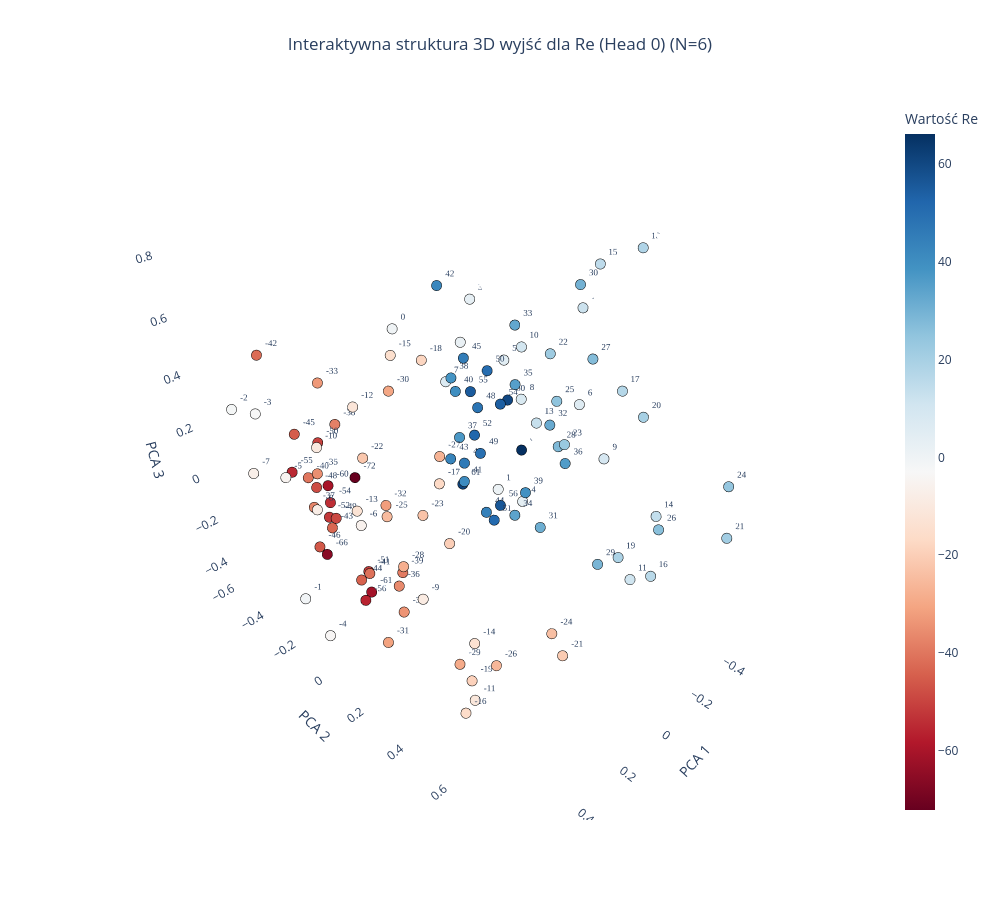
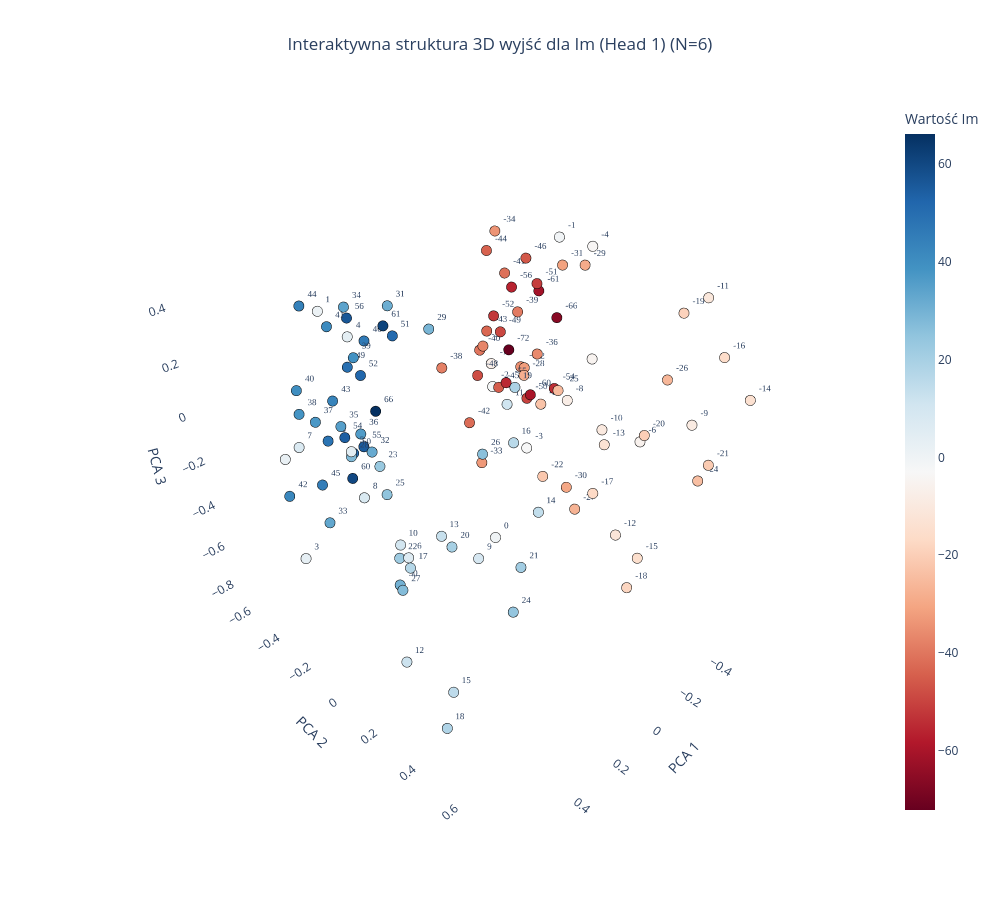

Here is the notebook cell these charts were saved with, in order:
### Code cell
plot_output_head_plotly_3d(model, N=N, head_idx=0)

plot_output_head_plotly_3d(model, N=N, head_idx=1)

### Figure 1 — Plotly figure (JSON) as saved in the notebook; plotly's stock layout.template omitted (floating-point values rounded to 4 significant figures)
{"data": [{"hoverinfo": "text", "hovertext": ["Token ID: 0<br>Wartość algebraiczna: -72", "Token ID: 6<br>Wartość algebraiczna: -66", "Token ID: 11<br>Wartość algebraiczna: -61", "Token ID: 12<br>Wartość algebraiczna: -60", "Token ID: 16<br>Wartość algebraiczna: -56", "Token ID: 17<br>Wartość algebraiczna: -55", "Token ID: 18<br>Wartość algebraiczna: -54", "Token ID: 20<br>Wartość algebraiczna: -52", "Token ID: 21<br>Wartość algebraiczna: -51", "Token ID: 22<br>Wartość algebraiczna: -50", "Token ID: 23<br>Wartość algebraiczna: -49", "Token ID: 24<br>Wartość algebraiczna: -48", "Token ID: 26<br>Wartość algebraiczna: -46", "Token ID: 27<br>Wartość algebraiczna: -45", "Token ID: 28<br>Wartość algebraiczna: -44", "Token ID: 29<br>Wartość algebraiczna: -43", "Token ID: 30<br>Wartość algebraiczna: -42", "Token ID: 31<br>Wartość algebraiczna: -41", "Token ID: 32<br>Wartość algebraiczna: -40", "Token ID: 33<br>Wartość algebraiczna: -39", "Token ID: 34<br>Wartość algebraiczna: -38", "Token ID: 35<br>Wartość algebraiczna: -37", "Token ID: 36<br>Wartość algebraiczna: -36", "Token ID: 37<br>Wartość algebraiczna: -35", "Token ID: 38<br>Wartość algebraiczna: -34", "Token ID: 39<br>Wartość algebraiczna: -33", "Token ID: 40<br>Wartość algebraiczna: -32", "Token ID: 41<br>Wartość algebraiczna: -31", "Token ID: 42<br>Wartość algebraiczna: -30", "Token ID: 43<br>Wartość algebraiczna: -29", "Token ID: 44<br>Wartość algebraiczna: -28", "Token ID: 45<br>Wartość algebraiczna: -27", "Token ID: 46<br>Wartość algebraiczna: -26", "Token ID: 47<br>Wartość algebraiczna: -25", "Token ID: 48<br>Wartość algebraiczna: -24", "Token ID: 49<br>Wartość algebraiczna: -23", "Token ID: 50<br>Wartość algebraiczna: -22", "Token ID: 51<br>Wartość algebraiczna: -21", "Token ID: 52<br>Wartość algebraiczna: -20", "Token ID: 53<br>Wartość algebraiczna: -19", "Token ID: 54<br>Wartość algebraiczna: -18", "Token ID: 55<br>Wartość algebraiczna: -17", "Token ID: 56<br>Wartość algebraiczna: -16", "Token ID: 57<br>Wartość algebraiczna: -15", "Token ID: 58<br>Wartość algebraiczna: -14", "Token ID: 59<br>Wartość algebraiczna: -13", "Token ID: 60<br>Wartość algebraiczna: -12", "Token ID: 61<br>Wartość algebraiczna: -11", "Token ID: 62<br>Wartość algebraiczna: -10", "Token ID: 63<br>Wartość algebraiczna: -9", "Token ID: 64<br>Wartość algebraiczna: -8", "Token ID: 65<br>Wartość algebraiczna: -7", "Token ID: 66<br>Wartość algebraiczna: -6", "Token ID: 67<br>Wartość algebraiczna: -5", "Token ID: 68<br>Wartość algebraiczna: -4", "Token ID: 69<br>Wartość algebraiczna: -3", "Token ID: 70<br>Wartość algebraiczna: -2", "Token ID: 71<br>Wartość algebraiczna: -1", "Token ID: 72<br>Wartość algebraiczna: 0", "Token ID: 73<br>Wartość algebraiczna: 1", "Token ID: 74<br>Wartość algebraiczna: 2", "Token ID: 75<br>Wartość algebraiczna: 3", "Token ID: 76<br>Wartość algebraiczna: 4", "Token ID: 77<br>Wartość algebraiczna: 5", "Token ID: 78<br>Wartość algebraiczna: 6", "Token ID: 79<br>Wartość algebraiczna: 7", "Token ID: 80<br>Wartość algebraiczna: 8", "Token ID: 81<br>Wartość algebraiczna: 9", "Token ID: 82<br>Wartość algebraiczna: 10", "Token ID: 83<br>Wartość algebraiczna: 11", "Token ID: 84<br>Wartość algebraiczna: 12", "Token ID: 85<br>Wartość algebraiczna: 13", "Token ID: 86<br>Wartość algebraiczna: 14", "Token ID: 87<br>Wartość algebraiczna: 15", "Token ID: 88<br>Wartość algebraiczna: 16", "Token ID: 89<br>Wartość algebraiczna: 17", "Token ID: 90<br>Wartość algebraiczna: 18", "Token ID: 91<br>Wartość algebraiczna: 19", "Token ID: 92<br>Wartość algebraiczna: 20", "Token ID: 93<br>Wartość algebraiczna: 21", "Token ID: 94<br>Wartość algebraiczna: 22", "Token ID: 95<br>Wartość algebraiczna: 23", "Token ID: 96<br>Wartość algebraiczna: 24", "Token ID: 97<br>Wartość algebraiczna: 25", "Token ID: 98<br>Wartość algebraiczna: 26", "Token ID: 99<br>Wartość algebraiczna: 27", "Token ID: 100<br>Wartość algebraiczna: 28", "Token ID: 101<br>Wartość algebraiczna: 29", "Token ID: 102<br>Wartość algebraiczna: 30", "Token ID: 103<br>Wartość algebraiczna: 31", "Token ID: 104<br>Wartość algebraiczna: 32", "Token ID: 105<br>Wartość algebraiczna: 33", "Token ID: 106<br>Wartość algebraiczna: 34", "Token ID: 107<br>Wartość algebraiczna: 35", "Token ID: 108<br>Wartość algebraiczna: 36", "Token ID: 109<br>Wartość algebraiczna: 37", "Token ID: 110<br>Wartość algebraiczna: 38", "Token ID: 111<br>Wartość algebraiczna: 39", "Token ID: 112<br>Wartość algebraiczna: 40", "Token ID: 113<br>Wartość algebraiczna: 41", "Token ID: 114<br>Wartość algebraiczna: 42", "Token ID: 115<br>Wartość algebraiczna: 43", "Token ID: 116<br>Wartość algebraiczna: 44", "Token ID: 117<br>Wartość algebraiczna: 45", "Token ID: 118<br>Wartość algebraiczna: 46", "Token ID: 120<br>Wartość algebraiczna: 48", "Token ID: 121<br>Wartość algebraiczna: 49", "Token ID: 122<br>Wartość algebraiczna: 50", "Token ID: 123<br>Wartość algebraiczna: 51", "Token ID: 124<br>Wartość algebraiczna: 52", "Token ID: 126<br>Wartość algebraiczna: 54", "Token ID: 127<br>Wartość algebraiczna: 55", "Token ID: 128<br>Wartość algebraiczna: 56", "Token ID: 132<br>Wartość algebraiczna: 60", "Token ID: 133<br>Wartość algebraiczna: 61", "Token ID: 138<br>Wartość algebraiczna: 66"], "marker": {"color": [-72, -66, -61, -60, -56, -55, -54, -52, -51, -50, -49, -48, -46, -45, -44, -43, -42, -41, -40, -39, -38, -37, -36, -35, -34, -33, -32, -31, -30, -29, -28, -27, -26, -25, -24, -23, -22, -21, -20, -19, -18, -17, -16, -15, -14, -13, -12, -11, -10, -9, -8, -7, -6, -5, -4, -3, -2, -1, 0, 1, 2, 3, 4, 5, 6, 7, 8, 9, 10, 11, 12, 13, 14, 15, 16, 17, 18, 19, 20, 21, 22, 23, 24, 25, 26, 27, 28, 29, 30, 31, 32, 33, 34, 35, 36, 37, 38, 39, 40, 41, 42, 43, 44, 45, 46, 48, 49, 50, 51, 52, 54, 55, 56, 60, 61, 66], "colorbar": {"title": {"text": "Wartość Re"}}, "colorscale": [[0, "rgb(103,0,31)"], [0.1, "rgb(178,24,43)"], [0.2, "rgb(214,96,77)"], [0.3, "rgb(244,165,130)"], [0.4, "rgb(253,219,199)"], [0.5, "rgb(247,247,247)"], [0.6, "rgb(209,229,240)"], [0.7, "rgb(146,197,222)"], [0.8, "rgb(67,147,195)"], [0.9, "rgb(33,102,172)"], [1, "rgb(5,48,97)"]], "line": {"color": "Black", "width": 1}, "showscale": true, "size": 6}, "mode": "markers+text", "text": ["-72", "-66", "-61", "-60", "-56", "-55", "-54", "-52", "-51", "-50", "-49", "-48", "-46", "-45", "-44", "-43", "-42", "-41", "-40", "-39", "-38", "-37", "-36", "-35", "-34", "-33", "-32", "-31", "-30", "-29", "-28", "-27", "-26", "-25", "-24", "-23", "-22", "-21", "-20", "-19", "-18", "-17", "-16", "-15", "-14", "-13", "-12", "-11", "-10", "-9", "-8", "-7", "-6", "-5", "-4", "-3", "-2", "-1", "0", "1", "2", "3", "4", "5", "6", "7", "8", "9", "10", "11", "12", "13", "14", "15", "16", "17", "18", "19", "20", "21", "22", "23", "24", "25", "26", "27", "28", "29", "30", "31", "32", "33", "34", "35", "36", "37", "38", "39", "40", "41", "42", "43", "44", "45", "46", "48", "49", "50", "51", "52", "54", "55", "56", "60", "61", "66"], "textfont": {"family": "Arial Black", "size": 9}, "textposition": "top right", "type": "scatter3d", "x": [0.225, 0.4691, 0.329, 0.4078, 0.3645, 0.4206, 0.3855, 0.3253, 0.3039, 0.3818, 0.3286, 0.3936, 0.3848, 0.4057, 0.2939, 0.265, 0.3688, 0.3399, 0.3676, 0.2577, 0.2685, 0.3786, 0.4109, 0.3917, 0.3071, 0.3599, 0.3419, 0.4134, 0.4149, 0.3338, 0.3682, 0.3159, 0.3984, 0.4079, 0.4071, 0.2849, 0.4077, 0.3918, 0.4615, 0.3744, 0.4506, 0.3493, 0.4573, 0.413, 0.4458, 0.449, 0.4841, 0.4031, 0.4799, 0.4938, 0.5378, 0.4867, 0.5219, 0.5423, 0.547, 0.5442, 0.5032, 0.5422, 0.05114, -0.4539, -0.5052, -0.4903, -0.4558, -0.4726, -0.4549, -0.4537, -0.4719, -0.4434, -0.4271, -0.3828, -0.5008, -0.3718, -0.4143, -0.4754, -0.4185, -0.4611, -0.4966, -0.4018, -0.4223, -0.3811, -0.4399, -0.3516, -0.4719, -0.4106, -0.4356, -0.4229, -0.4428, -0.3633, -0.4286, -0.4085, -0.4279, -0.4403, -0.3367, -0.4312, -0.4346, -0.3224, -0.3521, -0.3572, -0.3833, -0.2771, -0.4085, -0.2843, -0.3649, -0.3546, -0.3395, -0.3763, -0.3721, -0.3662, -0.2908, -0.391, -0.3676, -0.4218, -0.3338, -0.4292, -0.2699, -0.4942], "y": [-0.2744, -0.1288, -0.0949, -0.1678, -0.08485, -0.3579, -0.2008, -0.3131, -0.1354, -0.2368, -0.2655, -0.2607, -0.3064, -0.333, -0.2003, -0.3963, -0.5607, -0.07952, -0.3475, 0.0007865, -0.2968, -0.3173, 0.1726, -0.2481, 0.05589, -0.2294, 0.04604, 0.09305, 0.1926, 0.3649, 0.1474, 0.2782, 0.59, 0.1339, 0.7937, 0.1563, 0.03711, 0.8225, 0.4696, 0.4624, 0.3738, 0.3108, 0.5195, 0.208, 0.5478, 0.04025, 0.12, 0.5053, -0.09167, 0.3861, -0.04059, -0.5028, 0.1579, -0.1903, -0.05209, -0.3098, -0.5418, -0.1872, -0.2299, -0.2221, -0.494, -0.4226, -0.08444, -0.2204, 0.1678, -0.5304, -0.1249, 0.3043, -0.09171, 0.5146, 0.1163, 0.04296, 0.564, 0.1922, 0.5761, 0.339, 0.3327, 0.4403, 0.4581, 0.846, 0.03397, 0.1942, 0.7743, 0.1001, 0.5691, 0.2336, 0.09359, 0.3796, 0.1549, 0.05562, 0.05985, -0.139, -0.01772, -0.1216, 0.1383, -0.3139, -0.3886, 0.01548, -0.3979, -0.2415, -0.5184, -0.3274, -0.2031, -0.3199, -0.3053, -0.2655, -0.2457, -0.205, -0.08648, -0.2982, -0.1358, -0.3518, -0.09422, -0.1562, -0.2434, -0.1342], "z": [-0.04342, -0.1589, -0.4039, 0.07489, -0.4131, 0.03765, -0.02562, -0.1873, -0.3477, 0.1979, -0.1632, 0.01042, -0.2868, 0.1971, -0.4385, -0.321, 0.3889, -0.2974, -0.007543, -0.2942, 0.1893, -0.1148, -0.1401, 0.07297, -0.412, 0.4147, 0.07557, -0.4557, 0.586, -0.412, -0.1013, 0.3661, -0.1867, 0.1181, 0.1057, 0.06559, 0.2865, 0.03277, 0.2484, -0.3786, 0.7634, 0.3049, -0.4114, 0.6988, -0.08935, 0.11, 0.5347, -0.4099, 0.2971, 0.007282, 0.1195, -0.008195, 0.1642, 0.1658, -0.431, 0.3479, 0.2433, -0.3535, 0.4907, -0.4316, 0.1394, 0.3558, -0.4208, 0.1765, 0.1546, -0.03764, 0.04398, -0.007345, 0.2976, -0.4111, 0.4963, 0.05764, -0.105, 0.683, -0.3778, 0.2793, 0.7703, -0.3629, 0.2465, -0.01345, 0.3127, 0.04509, 0.1039, 0.1582, -0.1744, 0.3754, -0.05649, -0.4106, 0.6153, -0.4492, 0.0309, 0.3635, -0.3875, 0.1265, -0.1071, -0.1509, 0.0791, -0.2684, 0.001011, -0.3075, 0.4073, -0.2431, -0.4935, 0.192, -0.2808, -0.01377, -0.2189, 0.1787, -0.4255, -0.1645, 0.06259, 0.003335, -0.3791, 0.04524, -0.3176, -0.208]}], "layout": {"height": 900, "scene": {"xaxis": {"backgroundcolor": "white", "gridcolor": "rgba(200,200,200,0.2)", "title": {"text": "PCA 1"}}, "yaxis": {"backgroundcolor": "white", "gridcolor": "rgba(200,200,200,0.2)", "title": {"text": "PCA 2"}}, "zaxis": {"backgroundcolor": "white", "gridcolor": "rgba(200,200,200,0.2)", "title": {"text": "PCA 3"}}}, "showlegend": false, "title": {"text": "Interaktywna struktura 3D wyjść dla Re (Head 0) (N=6)", "x": 0.5, "xanchor": "center"}, "width": 1000}}

### Figure 2 — Plotly figure (JSON) as saved in the notebook; plotly's stock layout.template omitted (floating-point values rounded to 4 significant figures)
{"data": [{"hoverinfo": "text", "hovertext": ["Token ID: 0<br>Wartość algebraiczna: -72", "Token ID: 6<br>Wartość algebraiczna: -66", "Token ID: 11<br>Wartość algebraiczna: -61", "Token ID: 12<br>Wartość algebraiczna: -60", "Token ID: 16<br>Wartość algebraiczna: -56", "Token ID: 17<br>Wartość algebraiczna: -55", "Token ID: 18<br>Wartość algebraiczna: -54", "Token ID: 20<br>Wartość algebraiczna: -52", "Token ID: 21<br>Wartość algebraiczna: -51", "Token ID: 22<br>Wartość algebraiczna: -50", "Token ID: 23<br>Wartość algebraiczna: -49", "Token ID: 24<br>Wartość algebraiczna: -48", "Token ID: 26<br>Wartość algebraiczna: -46", "Token ID: 27<br>Wartość algebraiczna: -45", "Token ID: 28<br>Wartość algebraiczna: -44", "Token ID: 29<br>Wartość algebraiczna: -43", "Token ID: 30<br>Wartość algebraiczna: -42", "Token ID: 31<br>Wartość algebraiczna: -41", "Token ID: 32<br>Wartość algebraiczna: -40", "Token ID: 33<br>Wartość algebraiczna: -39", "Token ID: 34<br>Wartość algebraiczna: -38", "Token ID: 35<br>Wartość algebraiczna: -37", "Token ID: 36<br>Wartość algebraiczna: -36", "Token ID: 37<br>Wartość algebraiczna: -35", "Token ID: 38<br>Wartość algebraiczna: -34", "Token ID: 39<br>Wartość algebraiczna: -33", "Token ID: 40<br>Wartość algebraiczna: -32", "Token ID: 41<br>Wartość algebraiczna: -31", "Token ID: 42<br>Wartość algebraiczna: -30", "Token ID: 43<br>Wartość algebraiczna: -29", "Token ID: 44<br>Wartość algebraiczna: -28", "Token ID: 45<br>Wartość algebraiczna: -27", "Token ID: 46<br>Wartość algebraiczna: -26", "Token ID: 47<br>Wartość algebraiczna: -25", "Token ID: 48<br>Wartość algebraiczna: -24", "Token ID: 49<br>Wartość algebraiczna: -23", "Token ID: 50<br>Wartość algebraiczna: -22", "Token ID: 51<br>Wartość algebraiczna: -21", "Token ID: 52<br>Wartość algebraiczna: -20", "Token ID: 53<br>Wartość algebraiczna: -19", "Token ID: 54<br>Wartość algebraiczna: -18", "Token ID: 55<br>Wartość algebraiczna: -17", "Token ID: 56<br>Wartość algebraiczna: -16", "Token ID: 57<br>Wartość algebraiczna: -15", "Token ID: 58<br>Wartość algebraiczna: -14", "Token ID: 59<br>Wartość algebraiczna: -13", "Token ID: 60<br>Wartość algebraiczna: -12", "Token ID: 61<br>Wartość algebraiczna: -11", "Token ID: 62<br>Wartość algebraiczna: -10", "Token ID: 63<br>Wartość algebraiczna: -9", "Token ID: 64<br>Wartość algebraiczna: -8", "Token ID: 65<br>Wartość algebraiczna: -7", "Token ID: 66<br>Wartość algebraiczna: -6", "Token ID: 67<br>Wartość algebraiczna: -5", "Token ID: 68<br>Wartość algebraiczna: -4", "Token ID: 69<br>Wartość algebraiczna: -3", "Token ID: 70<br>Wartość algebraiczna: -2", "Token ID: 71<br>Wartość algebraiczna: -1", "Token ID: 72<br>Wartość algebraiczna: 0", "Token ID: 73<br>Wartość algebraiczna: 1", "Token ID: 74<br>Wartość algebraiczna: 2", "Token ID: 75<br>Wartość algebraiczna: 3", "Token ID: 76<br>Wartość algebraiczna: 4", "Token ID: 77<br>Wartość algebraiczna: 5", "Token ID: 78<br>Wartość algebraiczna: 6", "Token ID: 79<br>Wartość algebraiczna: 7", "Token ID: 80<br>Wartość algebraiczna: 8", "Token ID: 81<br>Wartość algebraiczna: 9", "Token ID: 82<br>Wartość algebraiczna: 10", "Token ID: 83<br>Wartość algebraiczna: 11", "Token ID: 84<br>Wartość algebraiczna: 12", "Token ID: 85<br>Wartość algebraiczna: 13", "Token ID: 86<br>Wartość algebraiczna: 14", "Token ID: 87<br>Wartość algebraiczna: 15", "Token ID: 88<br>Wartość algebraiczna: 16", "Token ID: 89<br>Wartość algebraiczna: 17", "Token ID: 90<br>Wartość algebraiczna: 18", "Token ID: 91<br>Wartość algebraiczna: 19", "Token ID: 92<br>Wartość algebraiczna: 20", "Token ID: 93<br>Wartość algebraiczna: 21", "Token ID: 94<br>Wartość algebraiczna: 22", "Token ID: 95<br>Wartość algebraiczna: 23", "Token ID: 96<br>Wartość algebraiczna: 24", "Token ID: 97<br>Wartość algebraiczna: 25", "Token ID: 98<br>Wartość algebraiczna: 26", "Token ID: 99<br>Wartość algebraiczna: 27", "Token ID: 100<br>Wartość algebraiczna: 28", "Token ID: 101<br>Wartość algebraiczna: 29", "Token ID: 102<br>Wartość algebraiczna: 30", "Token ID: 103<br>Wartość algebraiczna: 31", "Token ID: 104<br>Wartość algebraiczna: 32", "Token ID: 105<br>Wartość algebraiczna: 33", "Token ID: 106<br>Wartość algebraiczna: 34", "Token ID: 107<br>Wartość algebraiczna: 35", "Token ID: 108<br>Wartość algebraiczna: 36", "Token ID: 109<br>Wartość algebraiczna: 37", "Token ID: 110<br>Wartość algebraiczna: 38", "Token ID: 111<br>Wartość algebraiczna: 39", "Token ID: 112<br>Wartość algebraiczna: 40", "Token ID: 113<br>Wartość algebraiczna: 41", "Token ID: 114<br>Wartość algebraiczna: 42", "Token ID: 115<br>Wartość algebraiczna: 43", "Token ID: 116<br>Wartość algebraiczna: 44", "Token ID: 117<br>Wartość algebraiczna: 45", "Token ID: 118<br>Wartość algebraiczna: 46", "Token ID: 120<br>Wartość algebraiczna: 48", "Token ID: 121<br>Wartość algebraiczna: 49", "Token ID: 122<br>Wartość algebraiczna: 50", "Token ID: 123<br>Wartość algebraiczna: 51", "Token ID: 124<br>Wartość algebraiczna: 52", "Token ID: 126<br>Wartość algebraiczna: 54", "Token ID: 127<br>Wartość algebraiczna: 55", "Token ID: 128<br>Wartość algebraiczna: 56", "Token ID: 132<br>Wartość algebraiczna: 60", "Token ID: 133<br>Wartość algebraiczna: 61", "Token ID: 138<br>Wartość algebraiczna: 66"], "marker": {"color": [-72, -66, -61, -60, -56, -55, -54, -52, -51, -50, -49, -48, -46, -45, -44, -43, -42, -41, -40, -39, -38, -37, -36, -35, -34, -33, -32, -31, -30, -29, -28, -27, -26, -25, -24, -23, -22, -21, -20, -19, -18, -17, -16, -15, -14, -13, -12, -11, -10, -9, -8, -7, -6, -5, -4, -3, -2, -1, 0, 1, 2, 3, 4, 5, 6, 7, 8, 9, 10, 11, 12, 13, 14, 15, 16, 17, 18, 19, 20, 21, 22, 23, 24, 25, 26, 27, 28, 29, 30, 31, 32, 33, 34, 35, 36, 37, 38, 39, 40, 41, 42, 43, 44, 45, 46, 48, 49, 50, 51, 52, 54, 55, 56, 60, 61, 66], "colorbar": {"title": {"text": "Wartość Im"}}, "colorscale": [[0, "rgb(103,0,31)"], [0.1, "rgb(178,24,43)"], [0.2, "rgb(214,96,77)"], [0.3, "rgb(244,165,130)"], [0.4, "rgb(253,219,199)"], [0.5, "rgb(247,247,247)"], [0.6, "rgb(209,229,240)"], [0.7, "rgb(146,197,222)"], [0.8, "rgb(67,147,195)"], [0.9, "rgb(33,102,172)"], [1, "rgb(5,48,97)"]], "line": {"color": "Black", "width": 1}, "showscale": true, "size": 6}, "mode": "markers+text", "text": ["-72", "-66", "-61", "-60", "-56", "-55", "-54", "-52", "-51", "-50", "-49", "-48", "-46", "-45", "-44", "-43", "-42", "-41", "-40", "-39", "-38", "-37", "-36", "-35", "-34", "-33", "-32", "-31", "-30", "-29", "-28", "-27", "-26", "-25", "-24", "-23", "-22", "-21", "-20", "-19", "-18", "-17", "-16", "-15", "-14", "-13", "-12", "-11", "-10", "-9", "-8", "-7", "-6", "-5", "-4", "-3", "-2", "-1", "0", "1", "2", "3", "4", "5", "6", "7", "8", "9", "10", "11", "12", "13", "14", "15", "16", "17", "18", "19", "20", "21", "22", "23", "24", "25", "26", "27", "28", "29", "30", "31", "32", "33", "34", "35", "36", "37", "38", "39", "40", "41", "42", "43", "44", "45", "46", "48", "49", "50", "51", "52", "54", "55", "56", "60", "61", "66"], "textfont": {"family": "Arial Black", "size": 9}, "textposition": "top right", "type": "scatter3d", "x": [-0.3108, -0.4804, -0.4015, -0.4263, -0.3766, -0.3307, -0.4101, -0.3856, -0.364, -0.4502, -0.3101, -0.3403, -0.4862, -0.38, -0.3869, -0.4236, -0.431, -0.4565, -0.4165, -0.3922, -0.3834, -0.4048, -0.3986, -0.4401, -0.3866, -0.3795, -0.4438, -0.4291, -0.3869, -0.3963, -0.3832, -0.3472, -0.433, -0.4123, -0.3805, -0.3649, -0.375, -0.3141, -0.4346, -0.3354, -0.4397, -0.342, -0.4198, -0.369, -0.4366, -0.3721, -0.4202, -0.3805, -0.4289, -0.3943, -0.4879, -0.4031, -0.4498, -0.542, -0.4741, -0.4723, -0.4943, -0.4692, 0.04153, 0.5097, 0.483, 0.5995, 0.5682, 0.5092, 0.5947, 0.4939, 0.4682, 0.5531, 0.4842, 0.3781, 0.5874, 0.3901, 0.4568, 0.5565, 0.4576, 0.442, 0.5212, 0.3717, 0.4721, 0.4454, 0.3866, 0.3446, 0.5036, 0.462, 0.3762, 0.4449, 0.4131, 0.3313, 0.4416, 0.3219, 0.332, 0.3861, 0.3435, 0.3829, 0.4088, 0.3924, 0.2828, 0.3262, 0.3641, 0.3643, 0.4206, 0.3207, 0.3809, 0.4812, 0.2582, 0.3682, 0.3154, 0.3187, 0.3132, 0.2656, 0.4214, 0.3271, 0.3021, 0.4336, 0.2952, 0.3694], "y": [-0.1384, -0.05989, -0.08406, -0.1261, -0.1926, -0.1669, 0.004728, -0.2894, -0.06147, -0.1643, -0.1815, -0.3302, -0.2259, -0.2523, -0.33, -0.3625, -0.4708, -0.303, -0.3945, -0.1738, -0.5858, -0.3646, -0.07606, -0.193, -0.2884, -0.3443, -0.1781, -0.005539, 0.1125, 0.1166, -0.1243, 0.1913, 0.4632, 0.02133, 0.6626, -0.01905, 0.0003193, 0.7236, 0.402, 0.5451, 0.4097, 0.2726, 0.6571, 0.482, 0.7588, 0.281, 0.3411, 0.5925, 0.2243, 0.6, 0.008306, -0.3166, 0.3781, 0.06868, 0.08276, -0.1747, -0.3958, -0.05927, 0.1436, -0.111, -0.4603, -0.222, 0.1016, -0.018, 0.3316, -0.3388, -0.03119, 0.5709, 0.1584, 0.4986, 0.2804, 0.2452, 0.6865, 0.4643, 0.5971, 0.1479, 0.3894, 0.5182, 0.3809, 0.6252, 0.02446, -0.1005, 0.6546, 0.08047, 0.4094, 0.1038, -0.1582, 0.1547, 0.08699, -0.03322, -0.1537, -0.379, -0.219, -0.2444, -0.101, -0.3797, -0.6579, -0.2174, -0.5195, -0.2904, -0.5799, -0.3684, -0.4064, -0.2458, -0.2452, -0.353, -0.2702, -0.2787, -0.02995, -0.2708, -0.1724, -0.2038, -0.2669, -0.1345, -0.09444, -0.0662], "z": [0.08722, 0.1851, 0.3077, -0.1477, 0.2958, -0.07125, -0.05798, 0.1459, 0.354, -0.1899, 0.145, -0.1094, 0.3642, -0.1474, 0.3918, 0.0429, -0.4358, 0.292, -0.05045, 0.1992, -0.1938, -0.0167, 0.06028, -0.05559, 0.4762, -0.5569, -0.05578, 0.4191, -0.4485, 0.4645, -0.04314, -0.4906, 0.1561, -0.06072, -0.1256, -0.1169, -0.448, 0.002896, -0.09286, 0.4578, -0.8185, -0.3676, 0.3191, -0.5725, 0.2035, -0.1602, -0.5747, 0.508, -0.149, 0.05943, -0.1419, -0.07574, -0.1383, 0.04006, 0.4981, -0.4437, -0.2509, 0.4932, -0.4284, 0.5277, -0.1679, -0.4075, 0.5465, 0.09475, -0.05852, -0.05263, -0.1111, 0.06323, -0.1841, 0.4303, -0.5387, -0.1528, 0.2299, -0.5545, 0.3974, -0.3142, -0.8314, 0.4858, -0.06304, -0.002255, -0.3848, -0.0855, -0.1089, -0.04108, 0.2309, -0.4406, -0.04064, 0.5036, -0.4301, 0.5079, -0.0598, -0.4641, 0.4491, 0.02314, 0.07311, -0.01708, -0.1583, 0.2692, 0.03758, 0.3653, -0.4303, 0.04157, 0.4026, -0.1671, 0.2932, -0.0937, 0.21, -0.1332, 0.4093, 0.1588, 0.03151, -0.06515, 0.3817, -0.106, 0.413, 0.1557]}], "layout": {"height": 900, "scene": {"xaxis": {"backgroundcolor": "white", "gridcolor": "rgba(200,200,200,0.2)", "title": {"text": "PCA 1"}}, "yaxis": {"backgroundcolor": "white", "gridcolor": "rgba(200,200,200,0.2)", "title": {"text": "PCA 2"}}, "zaxis": {"backgroundcolor": "white", "gridcolor": "rgba(200,200,200,0.2)", "title": {"text": "PCA 3"}}}, "showlegend": false, "title": {"text": "Interaktywna struktura 3D wyjść dla Im (Head 1) (N=6)", "x": 0.5, "xanchor": "center"}, "width": 1000}}
